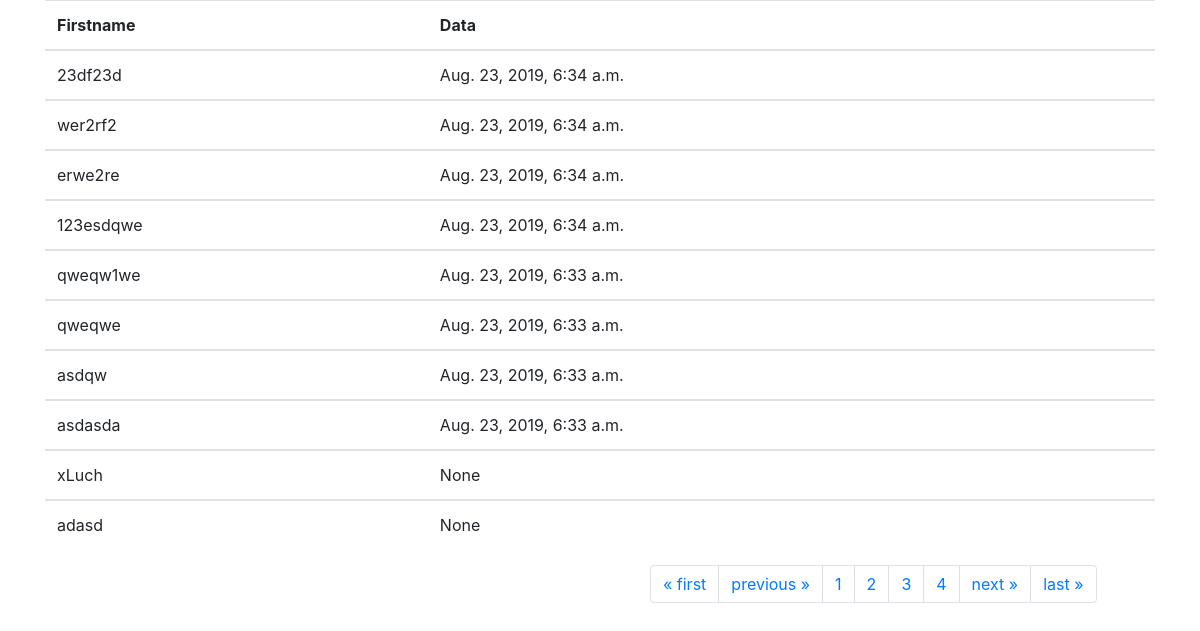
/polls/support/?page=3, run on the app's committed database.
### polls/models.py (models this page shows, shortened)
class User_Name(models.Model):
    unique = models.CharField(max_length=200)
    pub_date = models.DateTimeField('date published')

### polls/views.py (the view)
# urls.py: path('support/', views.users_check, name='users_check'),
def users_check(request):
    user_sherch = User_Name.objects.order_by('-pub_date')
    paginator = Paginator(user_sherch, 10)  # Show 2 contacts per page
    page = request.GET.get('page')
    contacts = paginator.get_page(page)
    return render(request, 'polls/support.html', {'contacts': contacts})

### polls/templates/polls/support.html (shortened to what this page needs)
{% load static %}
{% load i18n %}
<!DOCTYPE html>
<html lang="en">
<head>
  <link rel="stylesheet" href="https://maxcdn.bootstrapcdn.com/bootstrap/4.3.1/css/bootstrap.min.css">
</head>
<body>
    <div class="container">
          <table class="table">
                <thead>
                  <tr>
                    <th>Firstname</th>
                    <th>Data</th>
                  </tr>
                </thead>
                {% for contact in contacts %}
                <tbody>
                  <tr>
                    <td>{{ contact.unique }}</td>
                    <td>{{ contact.pub_date }}</td>
                  </tr>
                </tbody>
            {% endfor %}
        </table>
    </div>
        <ul class="pagination">
                {% if contacts.has_previous %}
                    <li class="page-item"><a class="page-link" href="?page=1">&laquo; first</a></li>
                   <li class="page-item "> <a class="page-link" href="?page={{ contacts.previous_page_number }}">previous &raquo;</a></li>
                {% endif %}
                 {% for page in contacts.paginator.page_range %}
                    {% if page == contacts.unique %}
                        <li class="page-item"><a class="page-link" href="?page={{ page }}">{{ page }}</a></li>
                    {% else %}
                        <li class="page-item"><a class="page-link" href="?page={{ page }}">{{ page }}</a></li>
                    {% endif %}
                {% endfor %}
                {% if contacts.has_next %}
                    <li class="page-item"><a class="page-link" href="?page={{ contacts.next_page_number }}">next &raquo;</a></li>
                    <li class="page-item"><a class="page-link" href="?page={{ contacts.paginator.num_pages }}">last &raquo;</a></li>
                {% endif %}
        </ul>
</body>

### polls/templates/polls/support.html (style rules this page uses)
.pagination { margin-left: 650px; }

### data on the page
User_Name: unique "23df23d", pub_date "Aug. 23, 2019, 6:34 a.m."
User_Name: unique "wer2rf2", pub_date "Aug. 23, 2019, 6:34 a.m."
User_Name: unique "erwe2re", pub_date "Aug. 23, 2019, 6:34 a.m."
User_Name: unique "123esdqwe", pub_date "Aug. 23, 2019, 6:34 a.m."
User_Name: unique "qweqw1we", pub_date "Aug. 23, 2019, 6:33 a.m."
User_Name: unique "qweqwe", pub_date "Aug. 23, 2019, 6:33 a.m."
User_Name: unique "asdqw", pub_date "Aug. 23, 2019, 6:33 a.m."
User_Name: unique "asdasda", pub_date "Aug. 23, 2019, 6:33 a.m."
User_Name: unique "xLuch", pub_date "None"
User_Name: unique "adasd", pub_date "None"

### other printed values
{{ page }} "1" "2" "3" "4"
